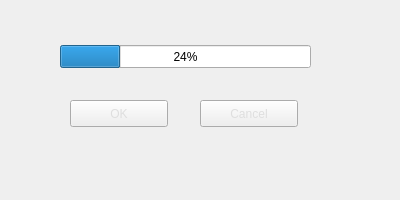
<?xml version="1.0" encoding="UTF-8"?>
<ui version="4.0">
 <class>Reconnect</class>
 <widget class="QWidget" name="Reconnect">
  <property name="geometry">
   <rect>
    <x>0</x>
    <y>0</y>
    <width>400</width>
    <height>200</height>
   </rect>
  </property>
  <property name="windowTitle">
   <string>Form</string>
  </property>
  <widget class="QPushButton" name="ok">
   <property name="geometry">
    <rect>
     <x>70</x>
     <y>100</y>
     <width>98</width>
     <height>27</height>
    </rect>
   </property>
   <property name="styleSheet">
    <string notr="true">border-image: url(:/images/images/bgButton.png);
color: rgb(222, 222, 222);</string>
   </property>
   <property name="text">
    <string>OK</string>
   </property>
  </widget>
  <widget class="QPushButton" name="cancel">
   <property name="geometry">
    <rect>
     <x>200</x>
     <y>100</y>
     <width>98</width>
     <height>27</height>
    </rect>
   </property>
   <property name="styleSheet">
    <string notr="true">border-image: url(:/images/images/bgButton.png);
color: rgb(222, 222, 222);</string>
   </property>
   <property name="text">
    <string>Cancel</string>
   </property>
  </widget>
  <widget class="QProgressBar" name="progressBar">
   <property name="geometry">
    <rect>
     <x>60</x>
     <y>45</y>
     <width>251</width>
     <height>23</height>
    </rect>
   </property>
   <property name="value">
    <number>24</number>
   </property>
  </widget>
  <widget class="QLabel" name="reconnect_information">
   <property name="geometry">
    <rect>
     <x>0</x>
     <y>157</y>
     <width>400</width>
     <height>21</height>
    </rect>
   </property>
   <property name="styleSheet">
    <string notr="true">	color: rgb(5, 106, 183);</string>
   </property>
   <property name="text">
    <string/>
   </property>
   <property name="alignment">
    <set>Qt::AlignCenter</set>
   </property>
  </widget>
 </widget>
 <resources/>
 <connections/>
</ui>
